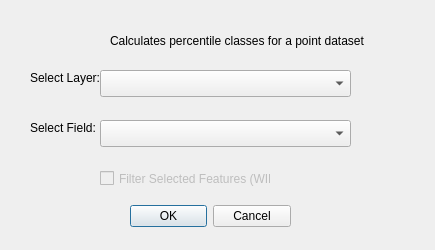
<?xml version="1.0" encoding="UTF-8"?>
<ui version="4.0">
 <class>PointPercentilesDialogBase</class>
 <widget class="QDialog" name="PointPercentilesDialogBase">
  <property name="geometry">
   <rect>
    <x>0</x>
    <y>0</y>
    <width>435</width>
    <height>250</height>
   </rect>
  </property>
  <property name="windowTitle">
   <string>Point Percentiles</string>
  </property>
  <widget class="QDialogButtonBox" name="button_box">
   <property name="geometry">
    <rect>
     <x>130</x>
     <y>200</y>
     <width>161</width>
     <height>32</height>
    </rect>
   </property>
   <property name="orientation">
    <enum>Qt::Horizontal</enum>
   </property>
   <property name="standardButtons">
    <set>QDialogButtonBox::Cancel|QDialogButtonBox::Ok</set>
   </property>
  </widget>
  <widget class="QgsMapLayerComboBox" name="mMapLayerComboBox">
   <property name="geometry">
    <rect>
     <x>100</x>
     <y>70</y>
     <width>251</width>
     <height>27</height>
    </rect>
   </property>
   <property name="toolTip">
    <string>Select Layer</string>
   </property>
   <property name="statusTip">
    <string>Select a point layer to classify</string>
   </property>
   <property name="whatsThis">
    <string/>
   </property>
  </widget>
  <widget class="QgsFieldComboBox" name="mFieldComboBox">
   <property name="geometry">
    <rect>
     <x>100</x>
     <y>120</y>
     <width>251</width>
     <height>27</height>
    </rect>
   </property>
   <property name="toolTip">
    <string>Select a field</string>
   </property>
   <property name="currentIndex">
    <number>-1</number>
   </property>
  </widget>
  <widget class="QLabel" name="label">
   <property name="geometry">
    <rect>
     <x>30</x>
     <y>70</y>
     <width>71</width>
     <height>16</height>
    </rect>
   </property>
   <property name="text">
    <string>Select Layer:</string>
   </property>
  </widget>
  <widget class="QLabel" name="label_2">
   <property name="geometry">
    <rect>
     <x>30</x>
     <y>120</y>
     <width>70</width>
     <height>16</height>
    </rect>
   </property>
   <property name="text">
    <string>Select Field:</string>
   </property>
  </widget>
  <widget class="QLabel" name="label_3">
   <property name="geometry">
    <rect>
     <x>110</x>
     <y>20</y>
     <width>301</width>
     <height>41</height>
    </rect>
   </property>
   <property name="text">
    <string>Calculates percentile classes for a point dataset</string>
   </property>
  </widget>
  <widget class="QCheckBox" name="checkBox">
   <property name="enabled">
    <bool>false</bool>
   </property>
   <property name="geometry">
    <rect>
     <x>100</x>
     <y>170</y>
     <width>171</width>
     <height>17</height>
    </rect>
   </property>
   <property name="text">
    <string>Filter Selected Features (WIP)</string>
   </property>
  </widget>
 </widget>
 <customwidgets>
  <customwidget>
   <class>QgsFieldComboBox</class>
   <extends>QComboBox</extends>
   <header>qgsfieldcombobox.h</header>
  </customwidget>
  <customwidget>
   <class>QgsMapLayerComboBox</class>
   <extends>QComboBox</extends>
   <header>qgsmaplayercombobox.h</header>
  </customwidget>
 </customwidgets>
 <resources/>
 <connections>
  <connection>
   <sender>button_box</sender>
   <signal>accepted()</signal>
   <receiver>PointPercentilesDialogBase</receiver>
   <slot>accept()</slot>
   <hints>
    <hint type="sourcelabel">
     <x>20</x>
     <y>20</y>
    </hint>
    <hint type="destinationlabel">
     <x>20</x>
     <y>20</y>
    </hint>
   </hints>
  </connection>
  <connection>
   <sender>button_box</sender>
   <signal>rejected()</signal>
   <receiver>PointPercentilesDialogBase</receiver>
   <slot>reject()</slot>
   <hints>
    <hint type="sourcelabel">
     <x>20</x>
     <y>20</y>
    </hint>
    <hint type="destinationlabel">
     <x>20</x>
     <y>20</y>
    </hint>
   </hints>
  </connection>
  <connection>
   <sender>mMapLayerComboBox</sender>
   <signal>layerChanged(QgsMapLayer*)</signal>
   <receiver>mFieldComboBox</receiver>
   <slot>setLayer(QgsMapLayer*)</slot>
   <hints>
    <hint type="sourcelabel">
     <x>194</x>
     <y>63</y>
    </hint>
    <hint type="destinationlabel">
     <x>199</x>
     <y>123</y>
    </hint>
   </hints>
  </connection>
 </connections>
</ui>
